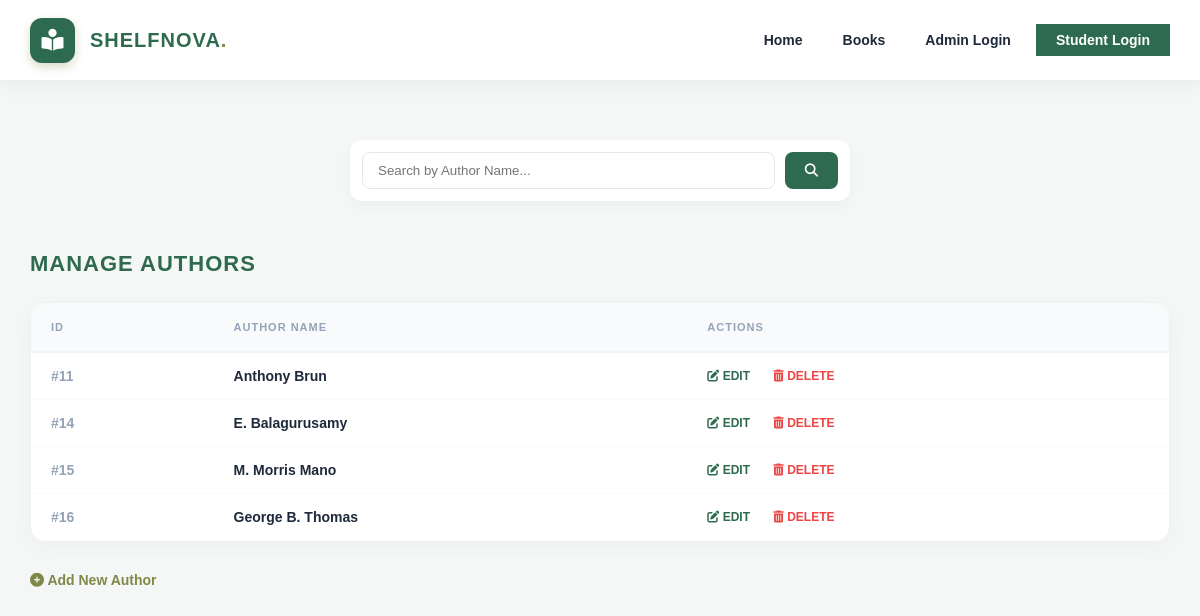
/manage_authors.php, run on the app's committed database.
### tables this page shows
CREATE TABLE `authors` (
  `authorid` int(11) NOT NULL,
  `authorname` varchar(111) NOT NULL
);

### manage_authors.php (the view, shortened to what this page needs)
<?php
	include "connection.php";
    include "admin_navbar.php";
?>
<!DOCTYPE html>
<html lang="en">
<head>
    <link rel="stylesheet" href="https://cdnjs.cloudflare.com/ajax/libs/font-awesome/6.4.0/css/all.min.css" />
    <link rel="stylesheet" href="admin.css?v=<?php echo time(); ?>">
</head>
<body>
<div class="admin-page-wrapper">
    <div class="container-slim">
        <div class="admin-search-container">
            <form action="" method='post' style="display:flex; width:100%; gap:10px;">
                <input type="search" name='search' placeholder='Search by Author Name...' required>
                <button type='submit' name='submit'><i class="fas fa-search"></i></button>
            </form>
        </div>
        <h2 class="page-title">Manage Authors</h2>
        <div class="table-card">
            <table>
                <thead>
                    <tr>
                        <th>ID</th>
                        <th>Author Name</th>
                        <th>Actions</th>
                    </tr>
                </thead>
                <tbody>
                <?php
                    if(isset($_POST['submit'])) {
                        $search = mysqli_real_escape_string($db, $_POST['search']);
                        $q = mysqli_query($db, "SELECT * FROM authors WHERE authorname LIKE '%$search%'");
                    } else {
                        $q = mysqli_query($db, "SELECT * FROM authors ORDER BY authorid ASC");
                    }
                    if(mysqli_num_rows($q) > 0) {
                        while($row = mysqli_fetch_assoc($q)) {
                ?>
                        <tr>
                            <td style="color:#94a3b8; font-weight:700;">#<?php echo $row['authorid']; ?></td>
                            <td style="font-weight:600;"><?php echo htmlspecialchars($row['authorname']); ?></td>
                            <td>
                                <a href="edit_author.php?ed=<?php echo $row['authorid'];?>" class="btn-edit">
                                    <i class="fas fa-edit"></i> EDIT
                                </a>
                                <a href="delete_author.php?del=<?php echo $row['authorid'];?>"
                                   class="btn-delete"
                                   onclick="return confirm('Are you sure you want to delete this author?')">
                                    <i class="fas fa-trash-alt"></i> DELETE
                                </a>
                            </td>
                        </tr>
                <?php
                        }
                    } else {
                        echo "<tr><td colspan='3' class='empty-msg'>No authors found.</td></tr>";
                    }
                ?>
                </tbody>
            </table>
        </div>
        <div style="margin-top: 30px;">
            <a href="add_author.php" style="color: #808847; text-decoration:none; font-weight:700; font-size:14px;">
                <i class="fa-solid fa-plus-circle"></i> Add New Author
            </a>
        </div>
    </div>
</div>
</body>
</html>

### admin.css (style rules this page uses)
:root { --lib-green: #2d6a4f; --gold-accent: #808847; --white: #ffffff; --text-dark: #1e293b; --text-light: #64748b; }
* { box-sizing: border-box; margin: 0; padding: 0; }
body { font-family: 'Poppins', sans-serif; background-color: #f4f7f5; }

### manage_authors.php (style rules this page uses)
.admin-page-wrapper { padding: 60px 0; background-color: #f4f7f5; min-height: 100vh; }
.container-slim { width: 100%; max-width: 1400px; margin: 0 auto; padding: 0 30px; }
.admin-search-container { width: 100%; max-width: 500px; margin: 0 auto 50px; display: flex; gap: 10px; background: white; padding: 12px; border-radius: 12px; box-shadow: 0 4px 15px rgba(0,0,0,0.03); }
.admin-search-container input { flex: 1; padding: 10px 15px; border: 1.5px solid #e2e8f0; border-radius: 8px; outline: none; font-family: inherit; }
.admin-search-container button { background-color: #2d6a4f; color: white; border: none; padding: 0 20px; border-radius: 8px; cursor: pointer; transition: 0.3s; }
.table-card { background: white; border-radius: 15px; overflow: hidden; box-shadow: 0 5px 20px rgba(0,0,0,0.03); border: 1px solid #eef2f0; }
table { width: 100%; border-collapse: collapse; }
th { background-color: #f8fafc; padding: 18px 20px; text-align: left; font-size: 11px; font-weight: 700; color: #94a3b8; text-transform: uppercase; letter-spacing: 1px; border-bottom: 2px solid #f1f5f9; }
td { padding: 15px 20px; border-bottom: 1px solid #f8fafc; font-size: 14px; color: #1e293b; vertical-align: middle; }
.page-title { color: #2d6a4f; font-weight: 800; margin-bottom: 25px; text-transform: uppercase; letter-spacing: 1px; font-size: 22px; }
.btn-edit { color: #2d6a4f; text-decoration: none; font-weight: 700; font-size: 12px; margin-right: 20px; transition: 0.3s; }
.btn-delete { color: #ef4444; text-decoration: none; font-weight: 700; font-size: 12px; background: none; border: none; cursor: pointer; transition: 0.3s; }

### data on the page
authors: authorid "11", authorname "Anthony Brun"
authors: authorid "14", authorname "E. Balagurusamy"
authors: authorid "15", authorname "M. Morris Mano"
authors: authorid "16", authorname "George B. Thomas"
